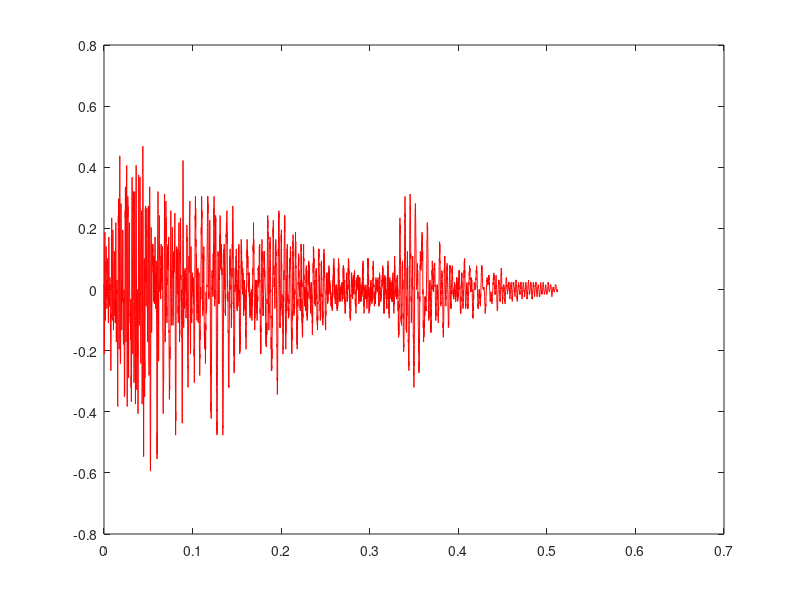
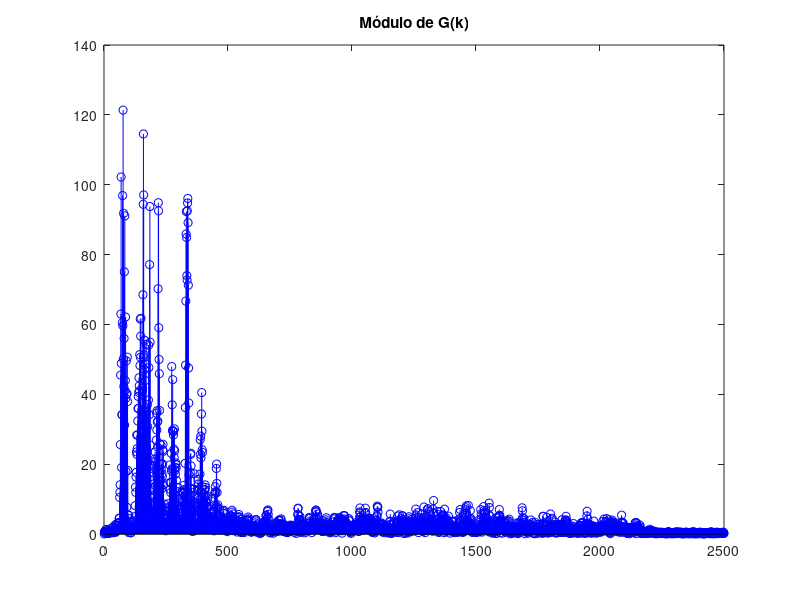
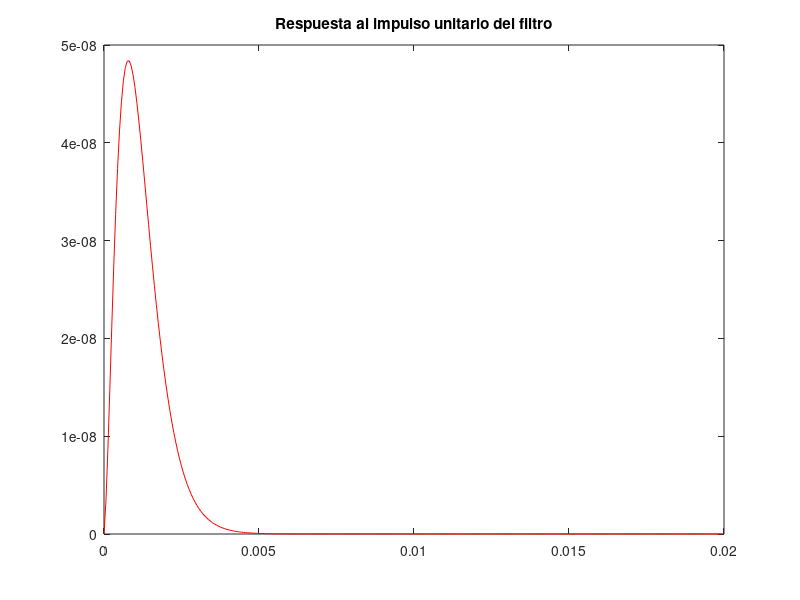
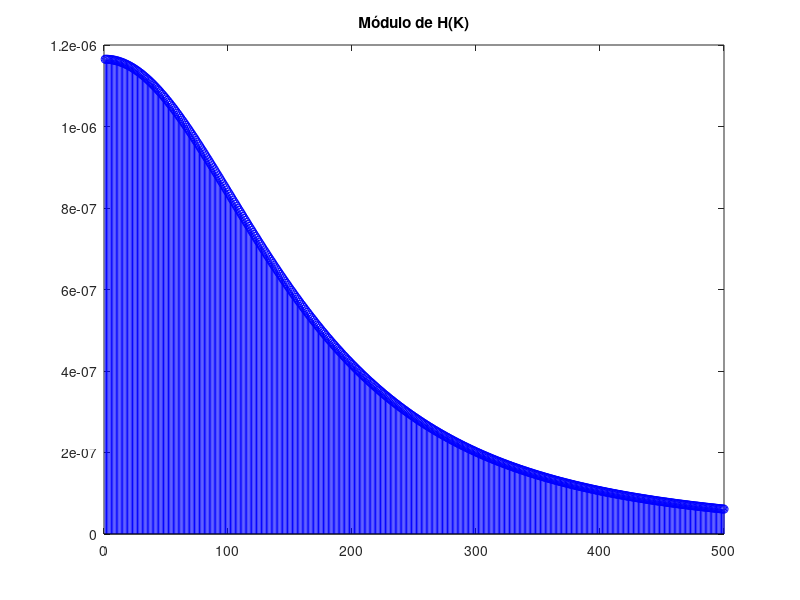

The MATLAB source for these figures, in order:
%Registro de entrada
g_r=load("audiovoz05.txt", "-ascii");

%Parametros de entrada
N=length(g_r);
fs=16000;
dt=1/fs;
t0=0;
Tp=N/fs;
dw=(2*pi)/Tp;

disp("Dt:"); dt
disp("\nN:"); N
disp("\nDw:"); dw

%Vector tiempo
for i = 1:N
    t(i) = dt*(i-1);
 endfor
%Grafica
figure(1)
 plot(t, g_r, 'r')
 %TDF
 G_r_K=fft(g_r,N);

G_r_K_mod=abs(G_r_K(1:N/2));

figure(2);
stem(G_r_K_mod(1:2500), "b");
title("Módulo de G(k)");

%FILTRO
p=200*dw;

for i = 1:N
    h_1(i) = e^(-p*t(i));
  endfor

for i = 1:N
    h_2(i) = t(i)*(e^(-p*t(i)));
  endfor

h_t=dt*conv(h_1,h_2);

figure(3);
plot(t(1:320), h_t(1:320), 'r');
title('Respuesta al impulso unitario del filtro');

H_K=fft(h_t,N);

H_K_mod=abs(H_K(1:N/2));

figure(4);
stem(H_K_mod(1:500), "b");
title("Módulo de H(K)");

y_f=dt*conv(h_t, g_r);
Y_F=fft(y_f,N);
Y_F_mod=abs(Y_F(1:N/2));

figure(5)
plot(t(1:N), y_f(1:N));

figure(6);
stem(Y_F_mod(1:2500), "b");
title("Módulo de Y_F(k)");
